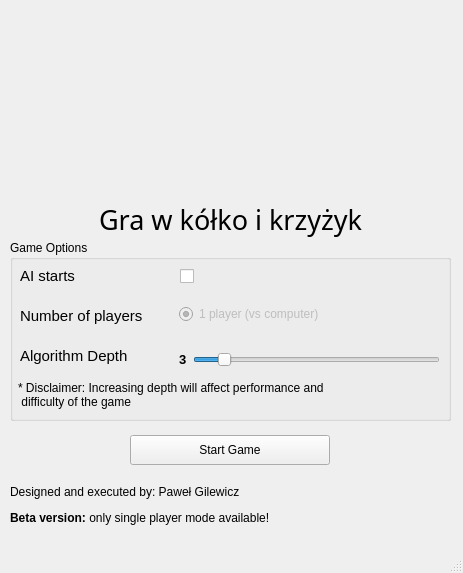
<?xml version="1.0" encoding="UTF-8"?>
<ui version="4.0">
 <class>HomePage</class>
 <widget class="QMainWindow" name="HomePage">
  <property name="geometry">
   <rect>
    <x>0</x>
    <y>0</y>
    <width>463</width>
    <height>573</height>
   </rect>
  </property>
  <property name="windowTitle">
   <string>Tic Tac Toe - projekt</string>
  </property>
  <widget class="QWidget" name="centralwidget">
   <widget class="QWidget" name="horizontalLayoutWidget_2">
    <property name="geometry">
     <rect>
      <x>10</x>
      <y>430</y>
      <width>441</width>
      <height>41</height>
     </rect>
    </property>
    <layout class="QHBoxLayout" name="horizontalLayout_2">
     <item>
      <widget class="QPushButton" name="startGame">
       <property name="maximumSize">
        <size>
         <width>200</width>
         <height>30</height>
        </size>
       </property>
       <property name="text">
        <string>Start Game</string>
       </property>
      </widget>
     </item>
    </layout>
   </widget>
   <widget class="QWidget" name="horizontalLayoutWidget_3">
    <property name="geometry">
     <rect>
      <x>10</x>
      <y>0</y>
      <width>441</width>
      <height>191</height>
     </rect>
    </property>
    <layout class="QHBoxLayout" name="horizontalLayout_3">
     <item>
      <widget class="QLabel" name="Logo">
       <property name="maximumSize">
        <size>
         <width>180</width>
         <height>180</height>
        </size>
       </property>
       <property name="text">
        <string/>
       </property>
       <property name="pixmap">
        <pixmap>icons/icon.png</pixmap>
       </property>
       <property name="scaledContents">
        <bool>true</bool>
       </property>
      </widget>
     </item>
    </layout>
   </widget>
   <widget class="QLabel" name="label_6">
    <property name="geometry">
     <rect>
      <x>10</x>
      <y>199</y>
      <width>441</width>
      <height>41</height>
     </rect>
    </property>
    <property name="font">
     <font>
      <family>Bahnschrift</family>
      <pointsize>20</pointsize>
      <bold>false</bold>
     </font>
    </property>
    <property name="toolTipDuration">
     <number>-1</number>
    </property>
    <property name="text">
     <string>Gra w kółko i krzyżyk</string>
    </property>
    <property name="textFormat">
     <enum>Qt::AutoText</enum>
    </property>
    <property name="scaledContents">
     <bool>false</bool>
    </property>
    <property name="alignment">
     <set>Qt::AlignCenter</set>
    </property>
   </widget>
   <widget class="QLabel" name="label_7">
    <property name="geometry">
     <rect>
      <x>10</x>
      <y>480</y>
      <width>451</width>
      <height>51</height>
     </rect>
    </property>
    <property name="text">
     <string>&lt;html&gt;&lt;head/&gt;&lt;body&gt;&lt;p&gt;Designed and executed by: Paweł Gilewicz &lt;/p&gt;&lt;p&gt;&lt;span style=&quot; font-weight:700;&quot;&gt;Beta version:&lt;/span&gt; only single player mode available!&lt;/p&gt;&lt;/body&gt;&lt;/html&gt;</string>
    </property>
   </widget>
   <widget class="QGroupBox" name="groupBox">
    <property name="geometry">
     <rect>
      <x>10</x>
      <y>240</y>
      <width>441</width>
      <height>181</height>
     </rect>
    </property>
    <property name="title">
     <string>Game Options</string>
    </property>
    <widget class="QWidget" name="verticalLayoutWidget">
     <property name="geometry">
      <rect>
       <x>169</x>
       <y>59</y>
       <width>145</width>
       <height>31</height>
      </rect>
     </property>
     <layout class="QVBoxLayout" name="verticalLayout">
      <item>
       <widget class="QRadioButton" name="onePlayer">
        <property name="enabled">
         <bool>false</bool>
        </property>
        <property name="text">
         <string>1 player (vs computer)</string>
        </property>
        <property name="checkable">
         <bool>true</bool>
        </property>
        <property name="checked">
         <bool>true</bool>
        </property>
       </widget>
      </item>
     </layout>
    </widget>
    <widget class="QLabel" name="label">
     <property name="geometry">
      <rect>
       <x>10</x>
       <y>60</y>
       <width>151</width>
       <height>31</height>
      </rect>
     </property>
     <property name="font">
      <font>
       <pointsize>11</pointsize>
      </font>
     </property>
     <property name="text">
      <string>Number of players </string>
     </property>
    </widget>
    <widget class="QLabel" name="label_2">
     <property name="geometry">
      <rect>
       <x>10</x>
       <y>20</y>
       <width>151</width>
       <height>31</height>
      </rect>
     </property>
     <property name="font">
      <font>
       <pointsize>11</pointsize>
      </font>
     </property>
     <property name="text">
      <string>AI starts</string>
     </property>
    </widget>
    <widget class="QLabel" name="label_3">
     <property name="geometry">
      <rect>
       <x>10</x>
       <y>100</y>
       <width>151</width>
       <height>31</height>
      </rect>
     </property>
     <property name="font">
      <font>
       <pointsize>11</pointsize>
      </font>
     </property>
     <property name="text">
      <string>Algorithm Depth</string>
     </property>
    </widget>
    <widget class="QLabel" name="label_4">
     <property name="geometry">
      <rect>
       <x>8</x>
       <y>139</y>
       <width>411</width>
       <height>31</height>
      </rect>
     </property>
     <property name="text">
      <string>* Disclaimer: Increasing depth will affect performance and
 difficulty of the game</string>
     </property>
     <property name="textFormat">
      <enum>Qt::AutoText</enum>
     </property>
     <property name="scaledContents">
      <bool>false</bool>
     </property>
     <property name="wordWrap">
      <bool>false</bool>
     </property>
    </widget>
    <widget class="QWidget" name="horizontalLayoutWidget">
     <property name="geometry">
      <rect>
       <x>169</x>
       <y>109</y>
       <width>261</width>
       <height>21</height>
      </rect>
     </property>
     <layout class="QHBoxLayout" name="horizontalLayout">
      <item>
       <widget class="QLabel" name="AlgDepthValue">
        <property name="font">
         <font>
          <pointsize>10</pointsize>
          <bold>true</bold>
         </font>
        </property>
        <property name="text">
         <string>3</string>
        </property>
       </widget>
      </item>
      <item>
       <widget class="QSlider" name="AlgDepth">
        <property name="minimum">
         <number>1</number>
        </property>
        <property name="maximum">
         <number>20</number>
        </property>
        <property name="sliderPosition">
         <number>3</number>
        </property>
        <property name="orientation">
         <enum>Qt::Horizontal</enum>
        </property>
       </widget>
      </item>
     </layout>
    </widget>
    <widget class="QCheckBox" name="AIstarts">
     <property name="geometry">
      <rect>
       <x>170</x>
       <y>21</y>
       <width>261</width>
       <height>31</height>
      </rect>
     </property>
     <property name="text">
      <string/>
     </property>
    </widget>
   </widget>
  </widget>
  <widget class="QStatusBar" name="statusbar"/>
  <widget class="QMenuBar" name="menubar">
   <property name="geometry">
    <rect>
     <x>0</x>
     <y>0</y>
     <width>463</width>
     <height>21</height>
    </rect>
   </property>
  </widget>
 </widget>
 <resources/>
 <connections/>
</ui>
